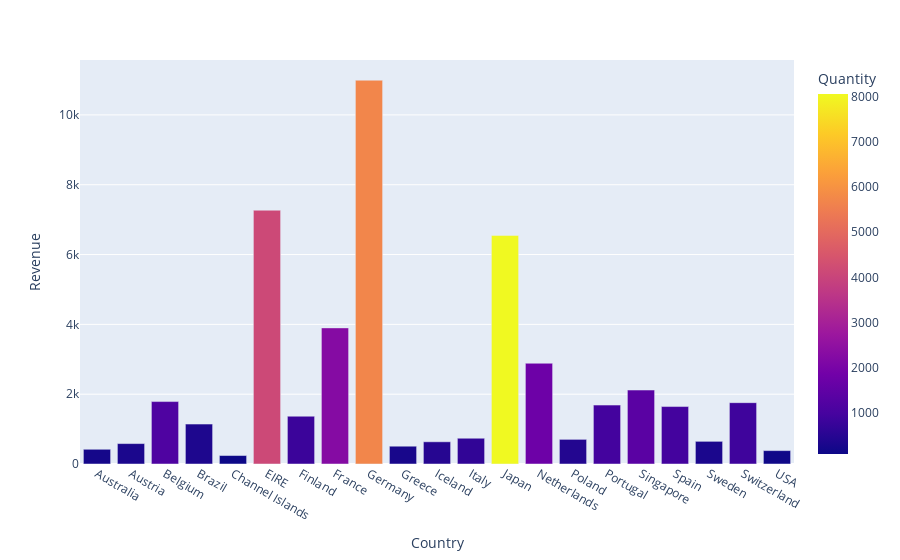

The cell this chart's notebook holds for it:
### Markdown cell above
## 1. Create an interactive bar chart showing total quantity and revenue by country (excluding United Kingdom) for the month of April 2011.

### Code cell
no_uk = data[(data["Country"]!= "United Kingdom") & (data["InvoiceDate"].dt.year == 2011) &  (data["InvoiceDate"].dt.month == 4) ]


# Group by country
agg = no_uk.groupby("Country", as_index=False).agg({
    "Quantity": "sum",
    "Revenue": "sum"
})

fig = px.bar(agg, x="Country", y="Revenue", color="Quantity")
fig.show()

### Figure 1 — Plotly figure (JSON) as saved in the notebook; plotly's stock layout.template omitted (floating-point values rounded to 4 significant figures)
{"data": [{"hovertemplate": "Country=%{x}<br>Revenue=%{y}<br>Quantity=%{marker.color}<extra></extra>", "legendgroup": "", "marker": {"color": [224, 308, 1170, 356, 96, 4129, 810, 2265, 5702, 260, 483, 653, 8058, 1762, 432, 951, 1384, 948, 306, 878, 137], "coloraxis": "coloraxis", "pattern": {"shape": ""}}, "name": "", "orientation": "v", "showlegend": false, "textposition": "auto", "type": "bar", "x": ["Australia", "Austria", "Belgium", "Brazil", "Channel Islands", "EIRE", "Finland", "France", "Germany", "Greece", "Iceland", "Italy", "Japan", "Netherlands", "Poland", "Portugal", "Singapore", "Spain", "Sweden", "Switzerland", "USA"], "xaxis": "x", "y": [421.6, 584.8, 1788.0, 1144.0, 243.0, 7270.0, 1369.0, 3899.0, 10990.0, 509.7, 636.2, 737.8, 6548.0, 2887.0, 705.8, 1688.0, 2119.0, 1646.0, 649.1, 1757.0, 383.9], "yaxis": "y"}], "layout": {"barmode": "relative", "coloraxis": {"colorbar": {"title": {"text": "Quantity"}}, "colorscale": [[0, "#0d0887"], [0.1111, "#46039f"], [0.2222, "#7201a8"], [0.3333, "#9c179e"], [0.4444, "#bd3786"], [0.5556, "#d8576b"], [0.6667, "#ed7953"], [0.7778, "#fb9f3a"], [0.8889, "#fdca26"], [1, "#f0f921"]]}, "legend": {"tracegroupgap": 0}, "margin": {"t": 60}, "xaxis": {"anchor": "y", "domain": [0, 1], "title": {"text": "Country"}}, "yaxis": {"anchor": "x", "domain": [0, 1], "title": {"text": "Revenue"}}}}
